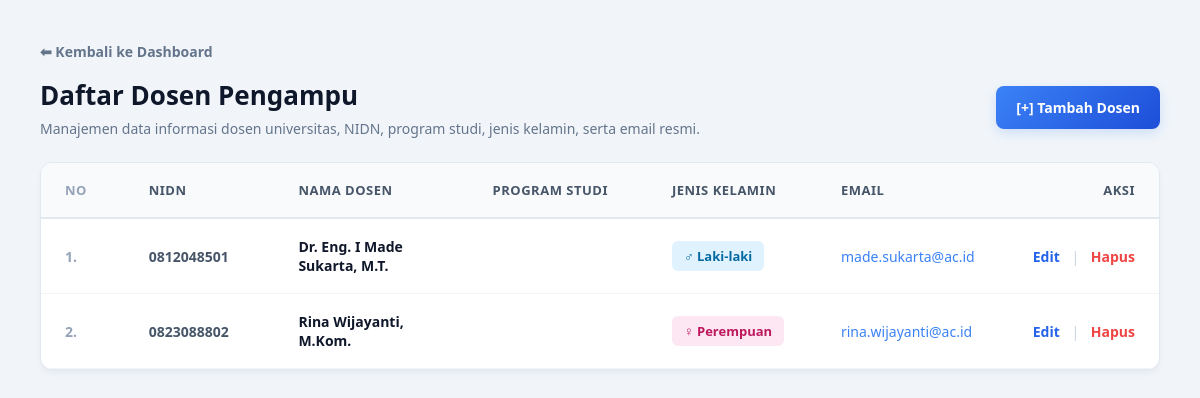
/Dosen/index.php, run on an earlier commit of the app's database.
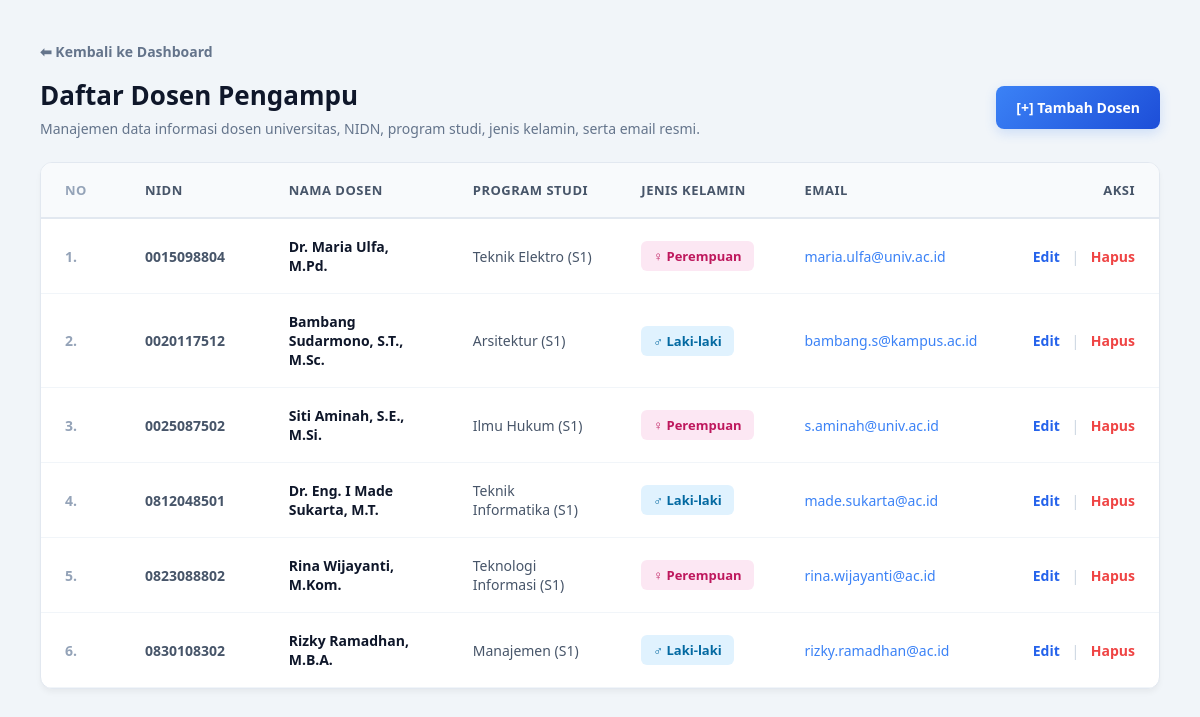
And on a later commit of the database.
### tables this page shows
CREATE TABLE `dosen` (
  `NIDN` varchar(15) NOT NULL,
  `Nama_Dosen` varchar(30) NOT NULL,
  `Id_Prodi` varchar(50) NOT NULL,
  `Jenis_Kelamin` varchar(20) NOT NULL,
  `Email` varchar(30) NOT NULL
);

CREATE TABLE `prodi` (
  `Id_Prodi` varchar(15) NOT NULL,
  `Nama_Prodi` varchar(30) NOT NULL,
  `Fakultas` varchar(50) NOT NULL
);

### Dosen/index.php (the view, shortened to what this page needs)
<?php
include '../koneksi.php';
$sql = "SELECT dosen.*, prodi.Nama_Prodi
        FROM dosen
        LEFT JOIN prodi ON dosen.Id_Prodi = prodi.Id_Prodi";
$query = mysqli_query($koneksi, $sql);
?>
<!DOCTYPE html>
<html lang="id">
    <head>
    </head>
    <body>
        <div class="main-wrapper">
            <a href="../dashboard.php" class="btn-back">⬅ Kembali ke Dashboard</a>
            <div class="header-container">
                <div>
                    <h2>Daftar Dosen Pengampu</h2>
                    <p>Manajemen data informasi dosen universitas, NIDN, program studi, jenis kelamin, serta email resmi.</p>
                </div>
                <a href="tambah.php" class="btn-add">[+] Tambah Dosen</a>
            </div>
            <div class="table-container">
                <table>
                    <thead>
                        <tr>
                            <th class="no-col">No</th>
                            <th>NIDN</th>
                            <th>Nama Dosen</th>
                            <th>Program Studi</th>
                            <th>Jenis Kelamin</th>
                            <th>Email</th>
                            <th class="action-col">Aksi</th>
                        </tr>
                    </thead>
                    <tbody>
                        <?php
                        $no = 1;
                        while($row = mysqli_fetch_array($query)) {
                            $jk = $row['Jenis_Kelamin'];
                            $jk_class = ($jk == 'Laki-laki' || $jk == 'L') ? 'jk-l' : 'jk-p';
                            $jk_text = ($jk == 'Laki-laki' || $jk == 'L') ? '♂ Laki-laki' : '♀ Perempuan';
                        ?>
                        <tr>
                            <td class="no-col"><?= $no++; ?>.</td>
                            <td class="nidn-col"><?= $row['NIDN']; ?></td>
                            <td class="name-col"><?= $row['Nama_Dosen']; ?></td>
                            <td class="prodi-col"><?= $row['Nama_Prodi']; ?></td>
                            <td class="jk-col">
                                <span class="jk-badge <?= $jk_class; ?>"><?= $jk_text; ?></span>
                            </td>
                            <td class="email-col">
                                <a href="mailto:<?= $row['Email']; ?>" class="email-link"><?= $row['Email']; ?></a>
                            </td>
                            <td class="action-col" style="white-space: nowrap;">
                                <a href="tambah.php?NIDN=<?= $row['NIDN']; ?>" class="action-link link-edit">Edit</a>
                                <span class="divider">|</span>
                                <a href="hapus.php?NIDN=<?= $row['NIDN']; ?>" class="action-link link-delete" onclick="return confirm('Yakin ingin menghapus data dosen ini?')">Hapus</a>
                            </td>
                        </tr>
                        <?php } ?>
                    </tbody>
                </table>
            </div>
        </div>
    </body>
</html>

### Dosen/index.php (style rules this page uses)
body { background-color: #f1f5f9; font-family: 'Segoe UI', -apple-system, BlinkMacSystemFont, Roboto, sans-serif; margin: 0; padding: 40px; color: #1e293b; }
.main-wrapper { max-width: 1300px; margin: 0 auto; }
.header-container { display: flex; justify-content: space-between; align-items: center; margin-bottom: 24px; }
.header-container h2 { margin: 0; font-size: 26px; font-weight: 700; color: #0f172a; }
.header-container p { margin: 6px 0 0 0; font-size: 14px; color: #64748b; }
.btn-back { display: inline-flex; align-items: center; text-decoration: none; color: #64748b; font-size: 14px; font-weight: 600; margin-bottom: 16px; transition: color 0.2s ease; }
.btn-add { text-decoration: none; background: linear-gradient(135deg, #3b82f6 0%, #1d4ed8 100%); color: #ffffff; padding: 12px 20px; border-radius: 8px; font-size: 14px; font-weight: 700; box-shadow: 0 4px 12px rgba(59, 130, 246, 0.2); transition: all 0.3s ease; }
.table-container { background-color: #ffffff; border-radius: 12px; box-shadow: 0 4px 6px -1px rgba(0, 0, 0, 0.05); overflow: hidden; border: 1px solid #e2e8f0; }
table { width: 100%; border-collapse: collapse; text-align: left; }
th { background-color: #f8fafc; color: #475569; font-size: 13px; font-weight: 700; text-transform: uppercase; letter-spacing: 0.5px; padding: 18px 24px; border-bottom: 2px solid #e2e8f0; }
td { padding: 18px 24px; font-size: 14px; color: #334155; border-bottom: 1px solid #f1f5f9; vertical-align: middle; }
.no-col { width: 60px; color: #94a3b8; font-weight: 600; }
.nidn-col { width: 140px; font-weight: 600; color: #475569; }
.name-col { width: 280px; font-weight: 600; color: #0f172a; }
.prodi-col { width: 240px; font-weight: 500; color: #475569; }
.jk-col { width: 160px; }
.email-col { font-weight: 500; }
.jk-badge { display: inline-block; padding: 6px 12px; border-radius: 6px; font-size: 13px; font-weight: 600; text-align: center; }
.jk-l { background-color: #e0f2fe; color: #0369a1; }
.jk-p { background-color: #fce7f3; color: #be185d; }
.email-link { color: #3b82f6; text-decoration: none; }
.action-col { text-align: right; width: 130px; }
.action-link { text-decoration: none; font-size: 14px; font-weight: 600; }
.link-edit { color: #2563eb; }
.link-delete { color: #ef4444; }
.divider { color: #cbd5e1; margin: 0 8px; }

What changed in the data, as far as the page shows it:
added dosen: NIDN "0015098804", Nama_Dosen "Dr. Maria Ulfa, M.Pd.", Id_Prodi.Nama_Prodi "Teknik Elektro (S1)", Jenis_Kelamin "♀ Perempuan", Email "maria.ulfa@univ.ac.id"
added dosen: NIDN "0020117512", Nama_Dosen "Bambang Sudarmono, S.T., M.Sc.", Id_Prodi.Nama_Prodi "Arsitektur (S1)", Jenis_Kelamin "♂ Laki-laki", Email "bambang.s@kampus.ac.id"
added dosen: NIDN "0025087502", Nama_Dosen "Siti Aminah, S.E., M.Si.", Id_Prodi.Nama_Prodi "Ilmu Hukum (S1)", Jenis_Kelamin "♀ Perempuan", Email "s.aminah@univ.ac.id"
changed dosen "Dr. Eng. I Made Sukarta, M.T.": Id_Prodi.Nama_Prodi (not shown) → "Teknik Informatika (S1)"
changed dosen "Rina Wijayanti, M.Kom.": Id_Prodi.Nama_Prodi (not shown) → "Teknologi Informasi (S1)"
added dosen: NIDN "0830108302", Nama_Dosen "Rizky Ramadhan, M.B.A.", Id_Prodi.Nama_Prodi "Manajemen (S1)", Jenis_Kelamin "♂ Laki-laki", Email "rizky.ramadhan@ac.id"
